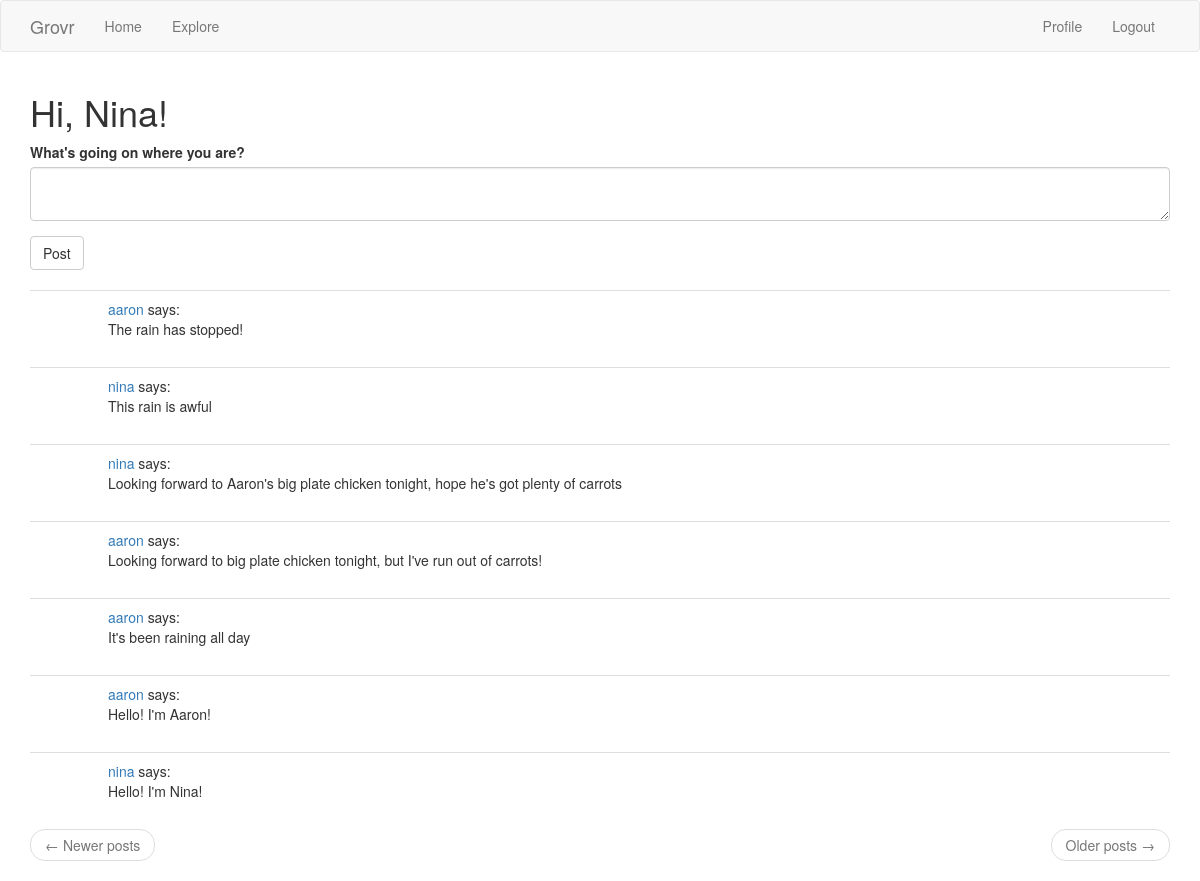
The page /index (signed in) on the database its author committed.
### app/models.py (models this page shows, shortened)
class User(UserMixin, db.Model):
    id = db.Column(db.Integer, primary_key=True)
    username = db.Column(db.String(64), index=True, unique=True)
    email = db.Column(db.String(128), index=True, unique=True)
    password_hash = db.Column(db.String(128))
    posts = db.relationship('Post', backref='author', lazy='dynamic')
    about_me = db.Column(db.String(140))
    last_seen = db.Column(db.DateTime, default=dt.utcnow)
    followed = db.relationship(
        'User', secondary = followers,
        primaryjoin = (followers.c.follower_id == id),
        secondaryjoin = (followers.c.followed_id == id),
        backref = db.backref('followers', lazy='dynamic'),
        lazy = 'dynamic'
    )
    def home_feed_posts(self):
        followed_posts = Post.query.join(
            followers, (followers.c.followed_id == Post.user_id)).filter(
                followers.c.follower_id == self.id)
        own_posts = Post.query.filter_by(user_id = self.id)
        return followed_posts.union(own_posts).order_by(Post.timestamp.desc())

class Post(db.Model):
    id = db.Column(db.Integer, primary_key=True)
    body = db.Column(db.String(140))
    timestamp = db.Column(db.DateTime, index=True, default=dt.utcnow)
    user_id = db.Column(db.Integer, db.ForeignKey('user.id'))

### app/routes.py (the view)
@app.route('/', methods=['GET', 'POST'])
@app.route('/index', methods=['GET', 'POST'])
@login_required
def index():
    form = PostForm()
    if form.validate_on_submit():
        post = Post(body=form.post.data, author=current_user)
        db.session.add(post)
        db.session.commit()
        flash('Posted!')
        return redirect(url_for('index'))
    page = request.args.get('page', 1, type=int)
    posts = current_user.home_feed_posts().paginate(
        page, app.config['POSTS_PER_PAGE'], False)
    next_url = url_for('index', page=posts.next_num) \
        if posts.has_next else None
    prev_url = url_for('index', page=posts.prev_num) \
        if posts.has_prev else None
    return render_template('index.html', title='Home - Grovr', form=form, posts=posts.items)

### app/forms.py
class PostForm(FlaskForm):
    post = TextAreaField("What's going on where you are?", validators=[
        DataRequired(), Length(min=1, max=140)])
    submit = SubmitField('Post')

### app/models.py (called while the page is built)
@login.user_loader
def load_user(id):
    return User.query.get(int(id))

### app/routes.py (called while the page is built)
@app.before_request
def before_request():
    if current_user.is_authenticated:
        current_user.last_seen = dt.utcnow()
        db.session.commit()

### app/templates/index.html
{% extends "base.html" %}
{% import 'bootstrap/wtf.html' as wtf %}
{% block app_content %}
    <h1>Hi, {{ current_user.username|capitalize }}!</h1>
    {% if form %}
    {{ wtf.quick_form(form) }}
    <br>
    {% endif %}
    {% for post in posts %}
        {% include '_post.html' %}
    {% endfor %}
    <nav aria-label="...">
        <ul class="pager">
            <li class="previous{% if not prev_url %} disabled{% endif %}">
                <a href="{{ prev_url or '#' }}">
                    <span aria-hidden="true">&larr;</span> Newer posts
                </a>
            </li>
            <li class="next{% if not next_url %} disabled{% endif %}">
                <a href="{{ next_url or '#' }}">
                    Older posts <span aria-hidden="true">&rarr;</span>
                </a>
            </li>
        </ul>
    </nav>
{% endblock %}

### app/templates/_post.html (shortened to what this page needs)
    <table class="table table-hover">
        <tr>
            <td width="70px">
            </td>
            <td>
                <a href="{{ url_for('user', username=post.author.username) }}">
                    {{ post.author.username }}
                </a>
                says:
                <br>
                {{ post.body }}
            </td>
        </tr>
    </table>

### rows shown on the page
User: username "Nina"
Post: author.username "aaron", body "The rain has stopped!"
Post: author.username "nina", body "This rain is awful"
Post: author.username "nina", body "Looking forward to Aaron's big plate chicken tonight, hope he's got plenty of carrots"
Post: author.username "aaron", body "Looking forward to big plate chicken tonight, but I've run out of carrots!"
Post: author.username "aaron", body "It's been raining all day"
Post: author.username "aaron", body "Hello! I'm Aaron!"
Post: author.username "nina", body "Hello! I'm Nina!"
